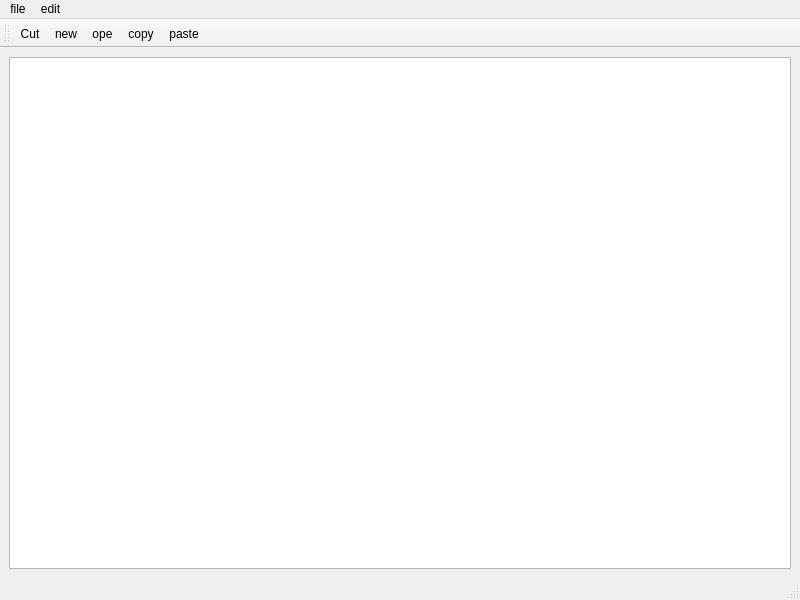
<?xml version="1.0" encoding="UTF-8"?>
<ui version="4.0">
 <class>MainWindow</class>
 <widget class="QMainWindow" name="MainWindow">
  <property name="geometry">
   <rect>
    <x>0</x>
    <y>0</y>
    <width>800</width>
    <height>600</height>
   </rect>
  </property>
  <property name="windowTitle">
   <string>MainWindow</string>
  </property>
  <widget class="QWidget" name="centralwidget">
   <layout class="QHBoxLayout" name="horizontalLayout">
    <item>
     <widget class="QTextEdit" name="textEdit"/>
    </item>
   </layout>
  </widget>
  <widget class="QMenuBar" name="menubar">
   <property name="geometry">
    <rect>
     <x>0</x>
     <y>0</y>
     <width>800</width>
     <height>21</height>
    </rect>
   </property>
   <widget class="QMenu" name="menufile">
    <property name="title">
     <string>file</string>
    </property>
    <addaction name="actionnew"/>
    <addaction name="actionope"/>
    <addaction name="actionsave"/>
    <addaction name="actionPrint"/>
   </widget>
   <widget class="QMenu" name="menuedit">
    <property name="title">
     <string>edit</string>
    </property>
    <addaction name="actionCut"/>
    <addaction name="actioncopy"/>
    <addaction name="separator"/>
    <addaction name="actionpaste"/>
    <addaction name="actionFont"/>
    <addaction name="actioncolor"/>
    <addaction name="actionbackgroundcolor"/>
    <addaction name="separator"/>
    <addaction name="actionBackgroundColor_textEdit"/>
   </widget>
   <addaction name="menufile"/>
   <addaction name="menuedit"/>
  </widget>
  <widget class="QStatusBar" name="statusbar"/>
  <widget class="QToolBar" name="toolBar">
   <property name="windowTitle">
    <string>toolBar</string>
   </property>
   <attribute name="toolBarArea">
    <enum>TopToolBarArea</enum>
   </attribute>
   <attribute name="toolBarBreak">
    <bool>false</bool>
   </attribute>
   <addaction name="actionCut"/>
   <addaction name="actionnew"/>
   <addaction name="actionope"/>
   <addaction name="actioncopy"/>
   <addaction name="actionpaste"/>
  </widget>
  <action name="actionnew">
   <property name="icon">
    <iconset>
     <normaloff>:/rec/image/aryan.png</normaloff>:/rec/image/aryan.png</iconset>
   </property>
   <property name="text">
    <string>new</string>
   </property>
  </action>
  <action name="actionope">
   <property name="icon">
    <iconset>
     <normaloff>:/rec/image/aryan.png</normaloff>:/rec/image/aryan.png</iconset>
   </property>
   <property name="text">
    <string>ope</string>
   </property>
  </action>
  <action name="actionsave">
   <property name="icon">
    <iconset>
     <normaloff>:/rec/image/aryan.png</normaloff>:/rec/image/aryan.png</iconset>
   </property>
   <property name="text">
    <string>save</string>
   </property>
  </action>
  <action name="actionCut">
   <property name="icon">
    <iconset>
     <normaloff>:/rec/image/aryan.png</normaloff>:/rec/image/aryan.png</iconset>
   </property>
   <property name="text">
    <string>Cut</string>
   </property>
  </action>
  <action name="actioncopy">
   <property name="icon">
    <iconset>
     <normaloff>:/rec/image/aryan.png</normaloff>:/rec/image/aryan.png</iconset>
   </property>
   <property name="text">
    <string>copy</string>
   </property>
  </action>
  <action name="actionpaste">
   <property name="icon">
    <iconset>
     <normaloff>:/rec/image/aryan.png</normaloff>:/rec/image/aryan.png</iconset>
   </property>
   <property name="text">
    <string>paste</string>
   </property>
  </action>
  <action name="actionFont">
   <property name="icon">
    <iconset>
     <normaloff>:/rec/image/aryan.png</normaloff>:/rec/image/aryan.png</iconset>
   </property>
   <property name="text">
    <string>Font</string>
   </property>
  </action>
  <action name="actioncolor">
   <property name="text">
    <string>color</string>
   </property>
  </action>
  <action name="actionbackgroundcolor">
   <property name="text">
    <string>backgroundcolor</string>
   </property>
  </action>
  <action name="actionBackgroundColor_textEdit">
   <property name="text">
    <string>BackgroundColor_textEdit</string>
   </property>
  </action>
  <action name="actionPrint">
   <property name="text">
    <string>Print</string>
   </property>
  </action>
 </widget>
 <resources/>
 <connections/>
</ui>
